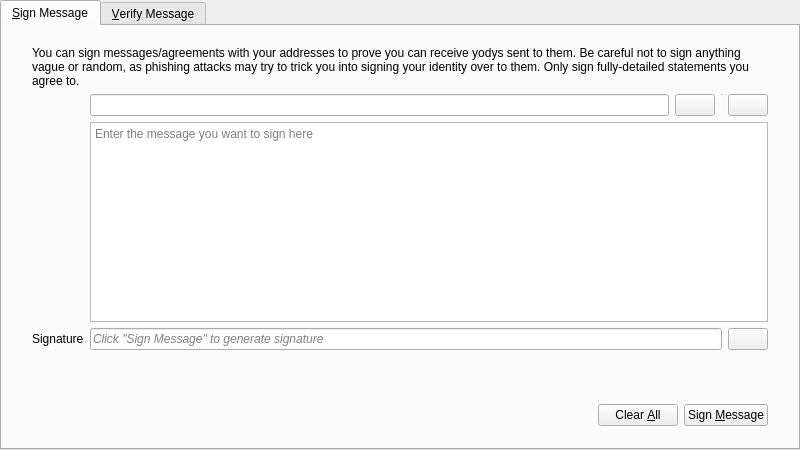
<?xml version="1.0" encoding="UTF-8"?>
<ui version="4.0">
 <class>SignVerifyMessageDialog</class>
 <widget class="QDialog" name="SignVerifyMessageDialog">
  <property name="geometry">
   <rect>
    <x>0</x>
    <y>0</y>
    <width>800</width>
    <height>450</height>
   </rect>
  </property>
  <property name="windowTitle">
   <string>Signatures - Sign / Verify a Message</string>
  </property>
  <property name="modal">
   <bool>true</bool>
  </property>
  <layout class="QVBoxLayout" name="verticalLayout">
   <property name="leftMargin">
    <number>0</number>
   </property>
   <property name="topMargin">
    <number>0</number>
   </property>
   <property name="rightMargin">
    <number>0</number>
   </property>
   <property name="bottomMargin">
    <number>0</number>
   </property>
   <item>
    <widget class="QTabWidget" name="tabWidget">
     <property name="currentIndex">
      <number>0</number>
     </property>
     <widget class="QWidget" name="tabSignMessage">
      <attribute name="title">
       <string>&amp;Sign Message</string>
      </attribute>
      <layout class="QVBoxLayout" name="verticalLayout_SM">
       <property name="leftMargin">
        <number>0</number>
       </property>
       <property name="topMargin">
        <number>0</number>
       </property>
       <property name="rightMargin">
        <number>0</number>
       </property>
       <property name="bottomMargin">
        <number>0</number>
       </property>
       <item>
        <layout class="QVBoxLayout" name="verticalLayout_3">
         <property name="leftMargin">
          <number>30</number>
         </property>
         <property name="topMargin">
          <number>20</number>
         </property>
         <property name="rightMargin">
          <number>30</number>
         </property>
         <property name="bottomMargin">
          <number>20</number>
         </property>
         <item>
          <layout class="QGridLayout" name="gridLayout">
           <item row="1" column="1">
            <layout class="QHBoxLayout" name="horizontalLayout_1_SM">
             <property name="spacing">
              <number>6</number>
             </property>
             <item>
              <widget class="QValidatedLineEdit" name="addressIn_SM">
               <property name="toolTip">
                <string>The Yody address to sign the message with</string>
               </property>
              </widget>
             </item>
             <item>
              <widget class="YodyPushButton" name="addressBookButton_SM">
               <property name="toolTip">
                <string>Choose previously used address</string>
               </property>
               <property name="text">
                <string/>
               </property>
               <property name="icon">
                <iconset resource="../bitcoin.qrc">
                 <normaloff>:/icons/address-book</normaloff>:/icons/address-book</iconset>
               </property>
               <property name="shortcut">
                <string>Alt+A</string>
               </property>
               <property name="autoDefault">
                <bool>false</bool>
               </property>
              </widget>
             </item>
             <item>
              <widget class="Line" name="vLine">
               <property name="maximumSize">
                <size>
                 <width>1</width>
                 <height>22</height>
                </size>
               </property>
               <property name="orientation">
                <enum>Qt::Vertical</enum>
               </property>
              </widget>
             </item>
             <item>
              <widget class="YodyPushButton" name="pasteButton_SM">
               <property name="toolTip">
                <string>Paste address from clipboard</string>
               </property>
               <property name="text">
                <string/>
               </property>
               <property name="icon">
                <iconset resource="../bitcoin.qrc">
                 <normaloff>:/icons/editpaste</normaloff>:/icons/editpaste</iconset>
               </property>
               <property name="shortcut">
                <string>Alt+P</string>
               </property>
               <property name="autoDefault">
                <bool>false</bool>
               </property>
              </widget>
             </item>
            </layout>
           </item>
           <item row="2" column="1">
            <widget class="QPlainTextEdit" name="messageIn_SM">
             <property name="toolTip">
              <string>Enter the message you want to sign here</string>
             </property>
             <property name="placeholderText">
              <string>Enter the message you want to sign here</string>
             </property>
            </widget>
           </item>
           <item row="3" column="1">
            <layout class="QHBoxLayout" name="horizontalLayout_2_SM">
             <property name="spacing">
              <number>6</number>
             </property>
             <item>
              <widget class="QLineEdit" name="signatureOut_SM">
               <property name="font">
                <font>
                 <italic>true</italic>
                </font>
               </property>
               <property name="readOnly">
                <bool>true</bool>
               </property>
               <property name="placeholderText">
                <string>Click &quot;Sign Message&quot; to generate signature</string>
               </property>
              </widget>
             </item>
             <item>
              <widget class="YodyPushButton" name="copySignatureButton_SM">
               <property name="toolTip">
                <string>Copy the current signature to the system clipboard</string>
               </property>
               <property name="text">
                <string/>
               </property>
               <property name="icon">
                <iconset resource="../bitcoin.qrc">
                 <normaloff>:/icons/editcopy</normaloff>:/icons/editcopy</iconset>
               </property>
               <property name="autoDefault">
                <bool>false</bool>
               </property>
              </widget>
             </item>
            </layout>
           </item>
           <item row="3" column="0">
            <widget class="QLabel" name="signatureLabel_SM">
             <property name="text">
              <string>Signature</string>
             </property>
             <property name="textFormat">
              <enum>Qt::PlainText</enum>
             </property>
            </widget>
           </item>
           <item row="0" column="0" colspan="2">
            <widget class="QLabel" name="infoLabel_SM">
             <property name="text">
              <string>You can sign messages/agreements with your addresses to prove you can receive yodys sent to them. Be careful not to sign anything vague or random, as phishing attacks may try to trick you into signing your identity over to them. Only sign fully-detailed statements you agree to.</string>
             </property>
             <property name="textFormat">
              <enum>Qt::PlainText</enum>
             </property>
             <property name="wordWrap">
              <bool>true</bool>
             </property>
            </widget>
           </item>
          </layout>
         </item>
        </layout>
       </item>
       <item>
        <widget class="QWidget" name="buttonsContainerWhite" native="true">
         <layout class="QHBoxLayout" name="horizontalLayout">
          <property name="leftMargin">
           <number>30</number>
          </property>
          <property name="topMargin">
           <number>15</number>
          </property>
          <property name="rightMargin">
           <number>30</number>
          </property>
          <item>
           <spacer name="horizontalSpacer_1_SM">
            <property name="orientation">
             <enum>Qt::Horizontal</enum>
            </property>
            <property name="sizeHint" stdset="0">
             <size>
              <width>40</width>
              <height>48</height>
             </size>
            </property>
           </spacer>
          </item>
          <item>
           <widget class="QLabel" name="statusLabel_SM">
            <property name="font">
             <font>
              <weight>75</weight>
              <bold>true</bold>
             </font>
            </property>
            <property name="text">
             <string/>
            </property>
            <property name="wordWrap">
             <bool>true</bool>
            </property>
           </widget>
          </item>
          <item>
           <spacer name="horizontalSpacer_2_SM">
            <property name="orientation">
             <enum>Qt::Horizontal</enum>
            </property>
            <property name="sizeHint" stdset="0">
             <size>
              <width>40</width>
              <height>48</height>
             </size>
            </property>
           </spacer>
          </item>
          <item>
           <widget class="YodyPushButton" name="clearButton_SM">
            <property name="toolTip">
             <string>Reset all sign message fields</string>
            </property>
            <property name="text">
             <string>Clear &amp;All</string>
            </property>
            <property name="icon">
             <iconset resource="../bitcoin.qrc">
              <normaloff>:/icons/remove</normaloff>:/icons/remove</iconset>
            </property>
            <property name="autoDefault">
             <bool>false</bool>
            </property>
           </widget>
          </item>
          <item>
           <widget class="YodyPushButton" name="signMessageButton_SM">
            <property name="toolTip">
             <string>Sign the message to prove you own this Yody address</string>
            </property>
            <property name="text">
             <string>Sign &amp;Message</string>
            </property>
            <property name="icon">
             <iconset resource="../bitcoin.qrc">
              <normaloff>:/icons/edit</normaloff>:/icons/edit</iconset>
            </property>
            <property name="autoDefault">
             <bool>false</bool>
            </property>
           </widget>
          </item>
         </layout>
        </widget>
       </item>
      </layout>
     </widget>
     <widget class="QWidget" name="tabVerifyMessage">
      <attribute name="title">
       <string>&amp;Verify Message</string>
      </attribute>
      <layout class="QVBoxLayout" name="verticalLayout_VM">
       <property name="leftMargin">
        <number>0</number>
       </property>
       <property name="topMargin">
        <number>0</number>
       </property>
       <property name="rightMargin">
        <number>0</number>
       </property>
       <property name="bottomMargin">
        <number>0</number>
       </property>
       <item>
        <layout class="QVBoxLayout" name="verticalLayout_2">
         <property name="leftMargin">
          <number>30</number>
         </property>
         <property name="topMargin">
          <number>20</number>
         </property>
         <property name="rightMargin">
          <number>30</number>
         </property>
         <property name="bottomMargin">
          <number>20</number>
         </property>
         <item>
          <widget class="QLabel" name="infoLabel_VM">
           <property name="text">
            <string>Enter the receiver's address, message (ensure you copy line breaks, spaces, tabs, etc. exactly) and signature below to verify the message. Be careful not to read more into the signature than what is in the signed message itself, to avoid being tricked by a man-in-the-middle attack. Note that this only proves the signing party receives with the address, it cannot prove sendership of any transaction!</string>
           </property>
           <property name="textFormat">
            <enum>Qt::PlainText</enum>
           </property>
           <property name="alignment">
            <set>Qt::AlignLeading|Qt::AlignLeft|Qt::AlignTop</set>
           </property>
           <property name="wordWrap">
            <bool>true</bool>
           </property>
          </widget>
         </item>
         <item>
          <layout class="QHBoxLayout" name="horizontalLayout_1_VM">
           <property name="spacing">
            <number>6</number>
           </property>
           <item>
            <widget class="QValidatedLineEdit" name="addressIn_VM">
             <property name="toolTip">
              <string>The Yody address the message was signed with</string>
             </property>
            </widget>
           </item>
           <item>
            <widget class="YodyPushButton" name="addressBookButton_VM">
             <property name="toolTip">
              <string>Choose previously used address</string>
             </property>
             <property name="text">
              <string/>
             </property>
             <property name="icon">
              <iconset resource="../bitcoin.qrc">
               <normaloff>:/icons/address-book</normaloff>:/icons/address-book</iconset>
             </property>
             <property name="shortcut">
              <string>Alt+A</string>
             </property>
             <property name="autoDefault">
              <bool>false</bool>
             </property>
            </widget>
           </item>
          </layout>
         </item>
         <item>
          <widget class="QPlainTextEdit" name="messageIn_VM">
           <property name="toolTip">
            <string>The signed message to verify</string>
           </property>
           <property name="placeholderText">
            <string>The signed message to verify</string>
           </property>
          </widget>
         </item>
         <item>
          <widget class="QValidatedLineEdit" name="signatureIn_VM">
           <property name="toolTip">
            <string>The signature given when the message was signed</string>
           </property>
           <property name="placeholderText">
            <string>The signature given when the message was signed</string>
           </property>
          </widget>
         </item>
        </layout>
       </item>
       <item>
        <widget class="QWidget" name="buttonsContainerWhite_" native="true">
         <layout class="QHBoxLayout" name="horizontalLayout_2">
          <property name="leftMargin">
           <number>30</number>
          </property>
          <property name="topMargin">
           <number>15</number>
          </property>
          <property name="rightMargin">
           <number>30</number>
          </property>
          <item>
           <spacer name="horizontalSpacer_1_VM">
            <property name="orientation">
             <enum>Qt::Horizontal</enum>
            </property>
            <property name="sizeHint" stdset="0">
             <size>
              <width>40</width>
              <height>48</height>
             </size>
            </property>
           </spacer>
          </item>
          <item>
           <widget class="QLabel" name="statusLabel_VM">
            <property name="font">
             <font>
              <weight>75</weight>
              <bold>true</bold>
             </font>
            </property>
            <property name="text">
             <string/>
            </property>
            <property name="wordWrap">
             <bool>true</bool>
            </property>
           </widget>
          </item>
          <item>
           <spacer name="horizontalSpacer_2_VM">
            <property name="orientation">
             <enum>Qt::Horizontal</enum>
            </property>
            <property name="sizeHint" stdset="0">
             <size>
              <width>40</width>
              <height>48</height>
             </size>
            </property>
           </spacer>
          </item>
          <item>
           <widget class="YodyPushButton" name="clearButton_VM">
            <property name="toolTip">
             <string>Reset all verify message fields</string>
            </property>
            <property name="text">
             <string>Clear &amp;All</string>
            </property>
            <property name="icon">
             <iconset resource="../bitcoin.qrc">
              <normaloff>:/icons/remove</normaloff>:/icons/remove</iconset>
            </property>
            <property name="autoDefault">
             <bool>false</bool>
            </property>
           </widget>
          </item>
          <item>
           <widget class="YodyPushButton" name="verifyMessageButton_VM">
            <property name="toolTip">
             <string>Verify the message to ensure it was signed with the specified Yody address</string>
            </property>
            <property name="text">
             <string>Verify &amp;Message</string>
            </property>
            <property name="icon">
             <iconset resource="../bitcoin.qrc">
              <normaloff>:/icons/transaction_0</normaloff>:/icons/transaction_0</iconset>
            </property>
            <property name="autoDefault">
             <bool>false</bool>
            </property>
           </widget>
          </item>
         </layout>
        </widget>
       </item>
      </layout>
     </widget>
    </widget>
   </item>
  </layout>
 </widget>
 <customwidgets>
  <customwidget>
   <class>QValidatedLineEdit</class>
   <extends>QLineEdit</extends>
   <header>qt/qvalidatedlineedit.h</header>
  </customwidget>
  <customwidget>
   <class>YodyPushButton</class>
   <extends>QPushButton</extends>
   <header>qt/yodypushbutton.h</header>
  </customwidget>
 </customwidgets>
 <resources>
  <include location="../bitcoin.qrc"/>
 </resources>
 <connections/>
</ui>
